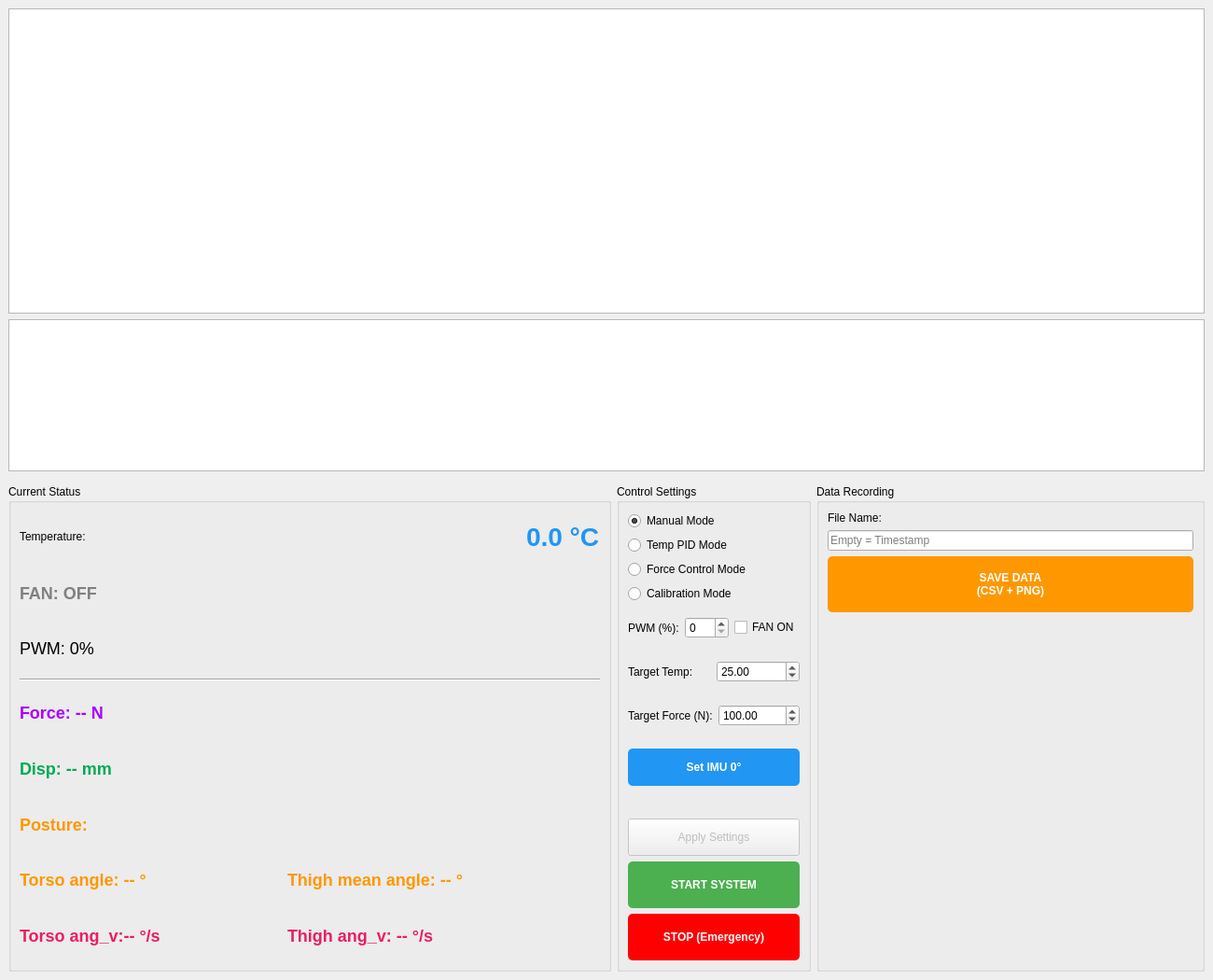
<?xml version="1.0" encoding="UTF-8"?>
<ui version="4.0">
 <class>MainWindow</class>
 <widget class="QMainWindow" name="MainWindow">
  <property name="geometry">
   <rect>
    <x>0</x>
    <y>0</y>
    <width>1300</width>
    <height>1050</height>
   </rect>
  </property>
  <property name="windowTitle">
   <string>Thermal Control System</string>
  </property>
  <widget class="QWidget" name="centralwidget">
   <layout class="QVBoxLayout" name="verticalLayout">
    <item>
     <widget class="QStackedWidget" name="plot_stack">
      <property name="sizePolicy">
       <sizepolicy hsizetype="Expanding" vsizetype="Expanding">
        <horstretch>0</horstretch>
        <verstretch>3</verstretch>
       </sizepolicy>
      </property>
      <widget class="QWidget" name="page_temp">
       <layout class="QVBoxLayout" name="vl_temp">
        <property name="leftMargin">
         <number>0</number>
        </property>
        <property name="topMargin">
         <number>0</number>
        </property>
        <property name="rightMargin">
         <number>0</number>
        </property>
        <property name="bottomMargin">
         <number>0</number>
        </property>
        <item>
         <widget class="PlotWidget" name="temp_plot_widget">
          <property name="sizePolicy">
           <sizepolicy hsizetype="Expanding" vsizetype="Expanding">
            <horstretch>0</horstretch>
            <verstretch>2</verstretch>
           </sizepolicy>
          </property>
         </widget>
        </item>
        <item>
         <widget class="PlotWidget" name="pwm_plot_widget">
          <property name="sizePolicy">
           <sizepolicy hsizetype="Expanding" vsizetype="Expanding">
            <horstretch>0</horstretch>
            <verstretch>1</verstretch>
           </sizepolicy>
          </property>
         </widget>
        </item>
       </layout>
      </widget>
      <widget class="QWidget" name="page_force">
       <layout class="QVBoxLayout" name="vl_force">
        <property name="leftMargin">
         <number>0</number>
        </property>
        <property name="topMargin">
         <number>0</number>
        </property>
        <property name="rightMargin">
         <number>0</number>
        </property>
        <property name="bottomMargin">
         <number>0</number>
        </property>
        <item>
         <widget class="PlotWidget" name="force_plot_widget">
          <property name="sizePolicy">
           <sizepolicy hsizetype="Expanding" vsizetype="Expanding">
            <horstretch>0</horstretch>
            <verstretch>2</verstretch>
           </sizepolicy>
          </property>
         </widget>
        </item>
        <item>
         <widget class="PlotWidget" name="fpwm_plot_widget">
          <property name="sizePolicy">
           <sizepolicy hsizetype="Expanding" vsizetype="Expanding">
            <horstretch>0</horstretch>
            <verstretch>1</verstretch>
           </sizepolicy>
          </property>
         </widget>
        </item>
        <item>
         <widget class="PlotWidget" name="ftemp_plot_widget">
          <property name="sizePolicy">
           <sizepolicy hsizetype="Expanding" vsizetype="Expanding">
            <horstretch>0</horstretch>
            <verstretch>1</verstretch>
           </sizepolicy>
          </property>
         </widget>
        </item>
       </layout>
      </widget>
     </widget>
    </item>
    <item>
     <layout class="QHBoxLayout" name="control_panel">
      <property name="topMargin">
       <number>8</number>
      </property>
      <item>
       <widget class="QGroupBox" name="grp_status">
        <property name="title">
         <string>Current Status</string>
        </property>
        <layout class="QGridLayout" name="gridLayout">
         <item row="6" column="0" colspan="7">
          <widget class="QLabel" name="lbl_disp">
           <property name="styleSheet">
            <string>font-size: 18px; font-weight: bold; color: #00AA55;</string>
           </property>
           <property name="text">
            <string>Disp: -- mm</string>
           </property>
          </widget>
         </item>
         <item row="4" column="0" colspan="7">
          <widget class="QLabel" name="lbl_force">
           <property name="styleSheet">
            <string>font-size: 18px; font-weight: bold; color: #AA00FF;</string>
           </property>
           <property name="text">
            <string>Force: -- N</string>
           </property>
          </widget>
         </item>
         <item row="8" column="5">
          <widget class="QLabel" name="lbl_thigh_mean_angle">
           <property name="minimumSize">
            <size>
             <width>250</width>
             <height>20</height>
            </size>
           </property>
           <property name="styleSheet">
            <string notr="true">font-size: 18px; font-weight: bold; color: #FF9800;</string>
           </property>
           <property name="text">
            <string>Thigh mean angle: -- °</string>
           </property>
          </widget>
         </item>
         <item row="1" column="0" colspan="7">
          <widget class="QLabel" name="lbl_fan">
           <property name="styleSheet">
            <string>font-size: 18px; font-weight: bold; color: gray;</string>
           </property>
           <property name="text">
            <string>FAN: OFF</string>
           </property>
          </widget>
         </item>
         <item row="10" column="5">
          <widget class="QLabel" name="lbl_thigh_velocity">
           <property name="minimumSize">
            <size>
             <width>250</width>
             <height>20</height>
            </size>
           </property>
           <property name="styleSheet">
            <string notr="true">font-size: 18px; font-weight: bold; color: #E91E63;</string>
           </property>
           <property name="text">
            <string>Thigh ang_v: -- °/s</string>
           </property>
          </widget>
         </item>
         <item row="2" column="0" colspan="7">
          <widget class="QLabel" name="lbl_pwm">
           <property name="styleSheet">
            <string>font-size: 18px;</string>
           </property>
           <property name="text">
            <string>PWM: 0%</string>
           </property>
          </widget>
         </item>
         <item row="8" column="4">
          <widget class="QLabel" name="label_2">
           <property name="text">
            <string/>
           </property>
          </widget>
         </item>
         <item row="10" column="0">
          <widget class="QLabel" name="lbl_angle_velocity">
           <property name="minimumSize">
            <size>
             <width>250</width>
             <height>20</height>
            </size>
           </property>
           <property name="styleSheet">
            <string notr="true">font-size: 18px; font-weight: bold; color: #E91E63;</string>
           </property>
           <property name="text">
            <string>Torso ang_v:-- °/s</string>
           </property>
          </widget>
         </item>
         <item row="0" column="6">
          <widget class="QLabel" name="lbl_temp">
           <property name="styleSheet">
            <string>font-size: 28px; font-weight: bold; color: #2196F3;</string>
           </property>
           <property name="text">
            <string>0.0 °C</string>
           </property>
          </widget>
         </item>
         <item row="3" column="0" colspan="7">
          <widget class="QFrame" name="line_sep">
           <property name="frameShape">
            <enum>QFrame::HLine</enum>
           </property>
           <property name="frameShadow">
            <enum>QFrame::Sunken</enum>
           </property>
          </widget>
         </item>
         <item row="8" column="0">
          <widget class="QLabel" name="lbl_angle">
           <property name="minimumSize">
            <size>
             <width>250</width>
             <height>20</height>
            </size>
           </property>
           <property name="styleSheet">
            <string notr="true">font-size: 18px; font-weight: bold; color: #FF9800;</string>
           </property>
           <property name="text">
            <string>Torso angle: -- °</string>
           </property>
          </widget>
         </item>
         <item row="0" column="0">
          <widget class="QLabel" name="lbl_static_temp">
           <property name="text">
            <string>Temperature:</string>
           </property>
          </widget>
         </item>
         <item row="7" column="0">
          <widget class="QLabel" name="lbl_posture">
           <property name="minimumSize">
            <size>
             <width>250</width>
             <height>20</height>
            </size>
           </property>
           <property name="styleSheet">
            <string notr="true">font-size: 18px; font-weight: bold; color: #FF9800;</string>
           </property>
           <property name="text">
            <string>Posture:</string>
           </property>
          </widget>
         </item>
        </layout>
       </widget>
      </item>
      <item>
       <widget class="QGroupBox" name="grp_control">
        <property name="title">
         <string>Control Settings</string>
        </property>
        <layout class="QVBoxLayout" name="vl_control">
         <item>
          <widget class="QRadioButton" name="radio_manual">
           <property name="text">
            <string>Manual Mode</string>
           </property>
           <property name="checked">
            <bool>true</bool>
           </property>
          </widget>
         </item>
         <item>
          <widget class="QRadioButton" name="radio_temp">
           <property name="text">
            <string>Temp PID Mode</string>
           </property>
          </widget>
         </item>
         <item>
          <widget class="QRadioButton" name="radio_force">
           <property name="text">
            <string>Force Control Mode</string>
           </property>
          </widget>
         </item>
         <item>
          <widget class="QRadioButton" name="radio_calib">
           <property name="text">
            <string>Calibration Mode</string>
           </property>
          </widget>
         </item>
         <item>
          <widget class="QWidget" name="widget_manual" native="true">
           <layout class="QHBoxLayout" name="hl_manual">
            <property name="leftMargin">
             <number>0</number>
            </property>
            <property name="rightMargin">
             <number>0</number>
            </property>
            <item>
             <widget class="QLabel" name="lbl_pwm_in">
              <property name="text">
               <string>PWM (%):</string>
              </property>
             </widget>
            </item>
            <item>
             <widget class="QSpinBox" name="spin_pwm">
              <property name="maximum">
               <number>100</number>
              </property>
             </widget>
            </item>
            <item>
             <widget class="QCheckBox" name="chk_fan">
              <property name="text">
               <string>FAN ON</string>
              </property>
             </widget>
            </item>
           </layout>
          </widget>
         </item>
         <item>
          <widget class="QWidget" name="widget_pid" native="true">
           <layout class="QHBoxLayout" name="hl_pid">
            <property name="leftMargin">
             <number>0</number>
            </property>
            <property name="rightMargin">
             <number>0</number>
            </property>
            <item>
             <widget class="QLabel" name="lbl_target">
              <property name="text">
               <string>Target Temp:</string>
              </property>
             </widget>
            </item>
            <item>
             <widget class="QDoubleSpinBox" name="spin_target">
              <property name="singleStep">
               <double>0.500000000000000</double>
              </property>
              <property name="value">
               <double>25.000000000000000</double>
              </property>
             </widget>
            </item>
           </layout>
          </widget>
         </item>
         <item>
          <widget class="QWidget" name="widget_force" native="true">
           <layout class="QHBoxLayout" name="hl_force">
            <property name="leftMargin">
             <number>0</number>
            </property>
            <property name="rightMargin">
             <number>0</number>
            </property>
            <item>
             <widget class="QLabel" name="lbl_target_force">
              <property name="text">
               <string>Target Force (N):</string>
              </property>
             </widget>
            </item>
            <item>
             <widget class="QDoubleSpinBox" name="spin_target_force">
              <property name="maximum">
               <double>9999.000000000000000</double>
              </property>
              <property name="singleStep">
               <double>10.000000000000000</double>
              </property>
              <property name="value">
               <double>100.000000000000000</double>
              </property>
             </widget>
            </item>
           </layout>
          </widget>
         </item>
         <item>
          <widget class="QWidget" name="widget_calib" native="true">
           <layout class="QHBoxLayout" name="hl_calib">
            <property name="leftMargin">
             <number>0</number>
            </property>
            <property name="rightMargin">
             <number>0</number>
            </property>
            <item>
             <widget class="QPushButton" name="btn_calib">
              <property name="minimumSize">
               <size>
                <width>0</width>
                <height>40</height>
               </size>
              </property>
              <property name="styleSheet">
               <string>background-color: #2196F3; color: white; font-weight: bold; border-radius: 5px;</string>
              </property>
              <property name="text">
               <string>Set IMU 0°</string>
              </property>
             </widget>
            </item>
           </layout>
          </widget>
         </item>
         <item>
          <spacer name="verticalSpacer">
           <property name="orientation">
            <enum>Qt::Vertical</enum>
           </property>
           <property name="sizeHint" stdset="0">
            <size>
             <width>20</width>
             <height>20</height>
            </size>
           </property>
          </spacer>
         </item>
         <item>
          <widget class="QPushButton" name="btn_apply">
           <property name="enabled">
            <bool>false</bool>
           </property>
           <property name="minimumSize">
            <size>
             <width>0</width>
             <height>40</height>
            </size>
           </property>
           <property name="text">
            <string>Apply Settings</string>
           </property>
          </widget>
         </item>
         <item>
          <widget class="QPushButton" name="btn_start">
           <property name="minimumSize">
            <size>
             <width>0</width>
             <height>50</height>
            </size>
           </property>
           <property name="styleSheet">
            <string>background-color: #4CAF50; color: white; font-weight: bold; border-radius: 5px;</string>
           </property>
           <property name="text">
            <string>START SYSTEM</string>
           </property>
          </widget>
         </item>
         <item>
          <widget class="QPushButton" name="btn_stop">
           <property name="enabled">
            <bool>false</bool>
           </property>
           <property name="minimumSize">
            <size>
             <width>0</width>
             <height>50</height>
            </size>
           </property>
           <property name="styleSheet">
            <string>background-color: red; color: white; font-weight: bold; border-radius: 5px;</string>
           </property>
           <property name="text">
            <string>STOP (Emergency)</string>
           </property>
          </widget>
         </item>
        </layout>
       </widget>
      </item>
      <item>
       <widget class="QGroupBox" name="grp_save">
        <property name="maximumSize">
         <size>
          <width>600</width>
          <height>16777215</height>
         </size>
        </property>
        <property name="title">
         <string>Data Recording</string>
        </property>
        <layout class="QVBoxLayout" name="vl_save">
         <item>
          <widget class="QLabel" name="lbl_fname">
           <property name="text">
            <string>File Name:</string>
           </property>
          </widget>
         </item>
         <item>
          <widget class="QLineEdit" name="edit_filename">
           <property name="placeholderText">
            <string>Empty = Timestamp</string>
           </property>
          </widget>
         </item>
         <item>
          <widget class="QPushButton" name="btn_save">
           <property name="minimumSize">
            <size>
             <width>0</width>
             <height>60</height>
            </size>
           </property>
           <property name="styleSheet">
            <string>background-color: #FF9800; color: white; font-weight: bold; border-radius: 5px;</string>
           </property>
           <property name="text">
            <string>SAVE DATA
(CSV + PNG)</string>
           </property>
          </widget>
         </item>
         <item>
          <spacer name="verticalSpacer_2">
           <property name="orientation">
            <enum>Qt::Vertical</enum>
           </property>
           <property name="sizeHint" stdset="0">
            <size>
             <width>20</width>
             <height>40</height>
            </size>
           </property>
          </spacer>
         </item>
        </layout>
       </widget>
      </item>
     </layout>
    </item>
   </layout>
  </widget>
 </widget>
 <customwidgets>
  <customwidget>
   <class>PlotWidget</class>
   <extends>QGraphicsView</extends>
   <header>pyqtgraph</header>
  </customwidget>
 </customwidgets>
 <resources/>
 <connections/>
</ui>
